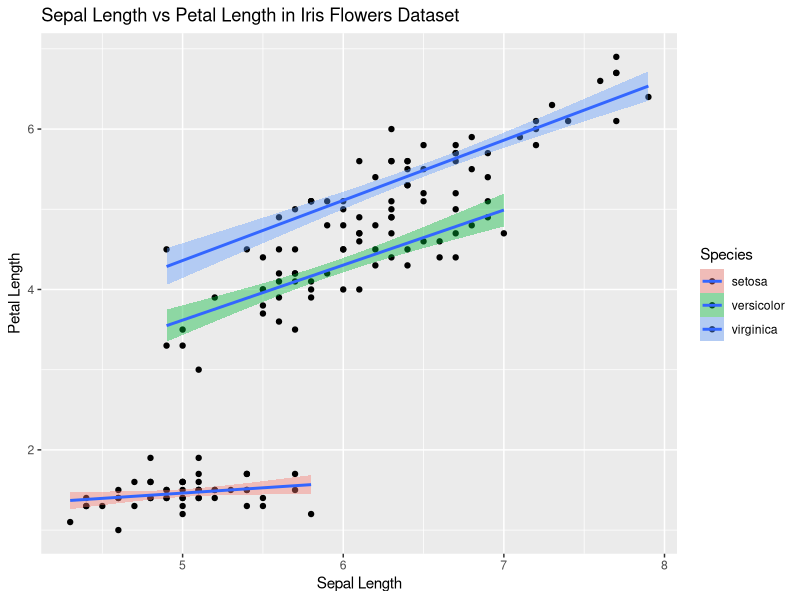
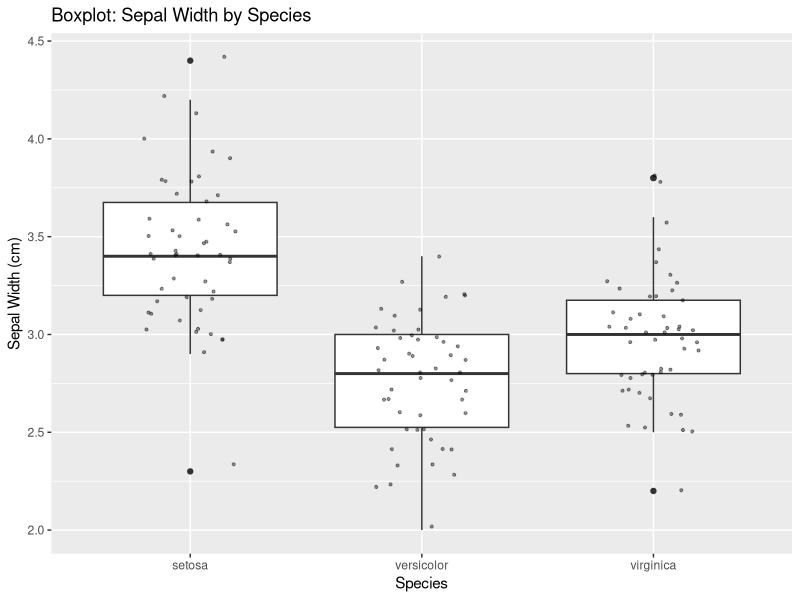
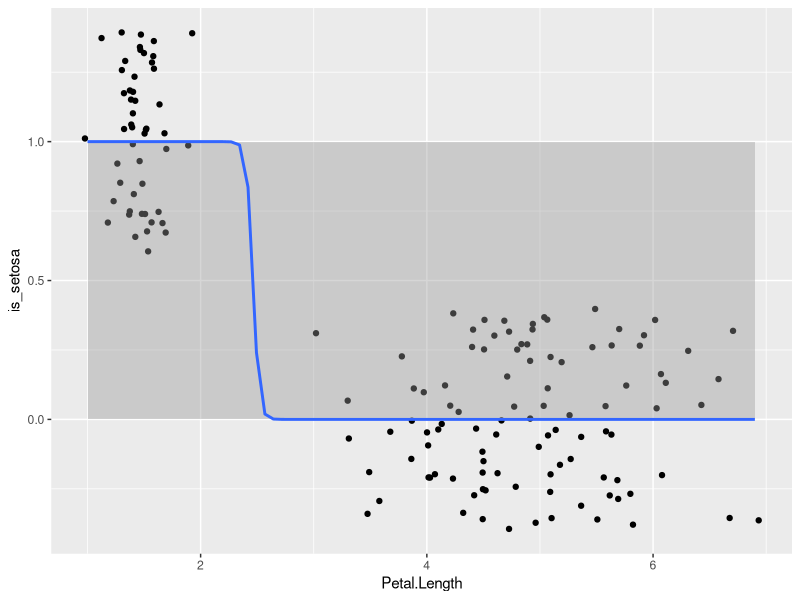
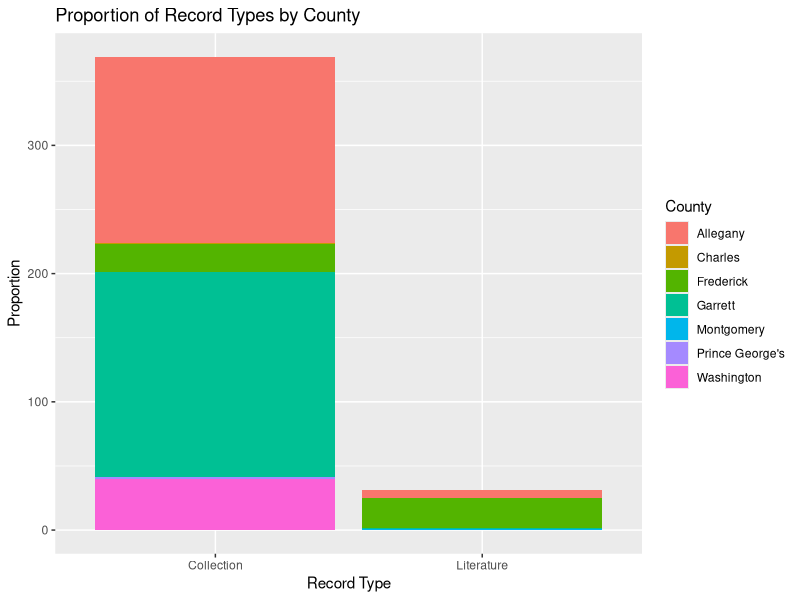

Recreate these plots in R, in order.
## ---- chunk 1

library(ggplot2)
head(iris)

#x and y are continuous variables and Display the relationship between the variables, Include a fitted regression line

ggplot(iris, aes(x = Sepal.Length, y = Petal.Length, fill = Species)) +
  geom_point() +
  geom_smooth(method = "lm") +
  labs(title = "Sepal Length vs Petal Length in Iris Flowers Dataset",
    x = "Sepal Length",
    y = "Petal Length",)

#(x) is a categorical variable representing groups (e.g., treatment A/B/C), (y) is continuous

ggplot(iris, aes(x = Species, y = Sepal.Width)) +
  geom_boxplot() +
  geom_jitter(width = 0.2, alpha = 0.4, size = .75) +
  labs(title = "Boxplot: Sepal Width by Species",
  x = "Species",
  y = "Sepal Width (cm)")

#Use a dataset where (x) is continuous (y) is binary (0/1)
#First i need to create a binary variable where 1 if setosa or 0 if not

iris$is_setosa <- ifelse(iris$Species == "setosa", 1, 0)
ggplot(iris, aes(x = Petal.Length, y = is_setosa)) +
  geom_jitter() +
  geom_smooth(method = "glm", method.args = list(family = "binomial"))

# Q4 using Hogan_Plecopetra_dataset bc it has a bunch of discrete x and y, Use a dataset where both variables are categorical. 
# had to clear off top part of the file because when converting to csv positron wasn't reading it right. 
# notes- not sure why there is a red bar on the left of the figure, I think its another county that wasn't coverted properly or a record type that was wrong or something but I gave up

Plecopetera_data <- read.csv("Hogan_Plecoptera_Dataset_copy_csv.csv")
head(Plecopetera_data)
str(Plecopetera_data)

clean_plecopetera_data <- Plecopetera_data[Plecopetera_data$Type != "" & !is.na(Plecopetera_data$type),]

ggplot(clean_plecopetera_data, aes(x = Type, fill = county)) +
  geom_bar() +
  labs(title = "Proportion of Record Types by County",
       x = "Record Type",
       y = "Proportion",
       fill = "County")
